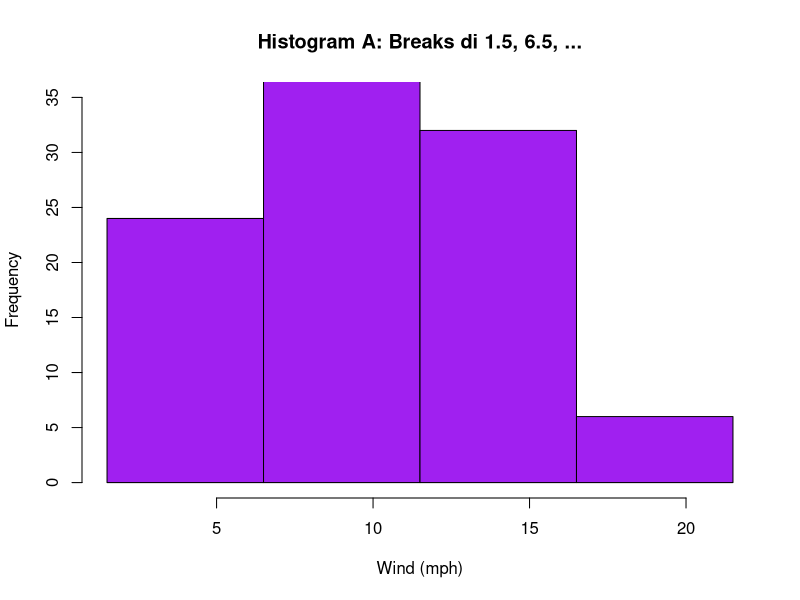
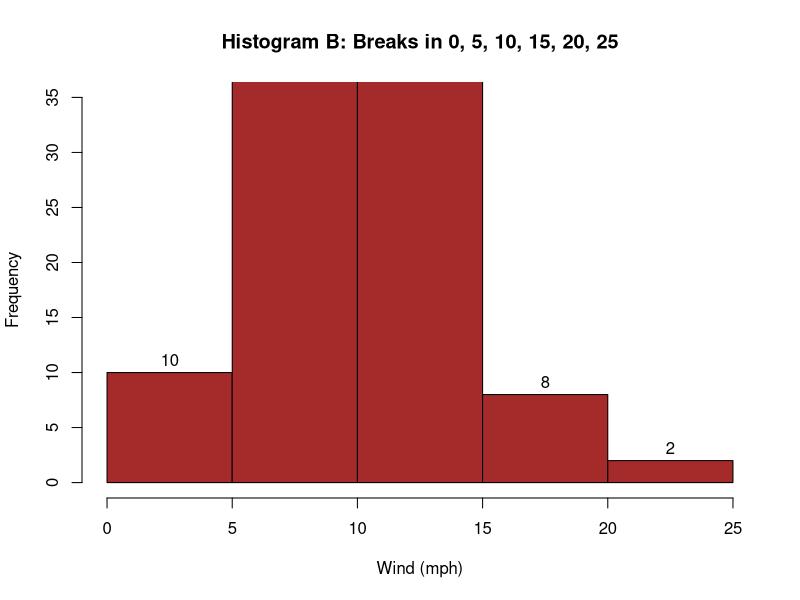
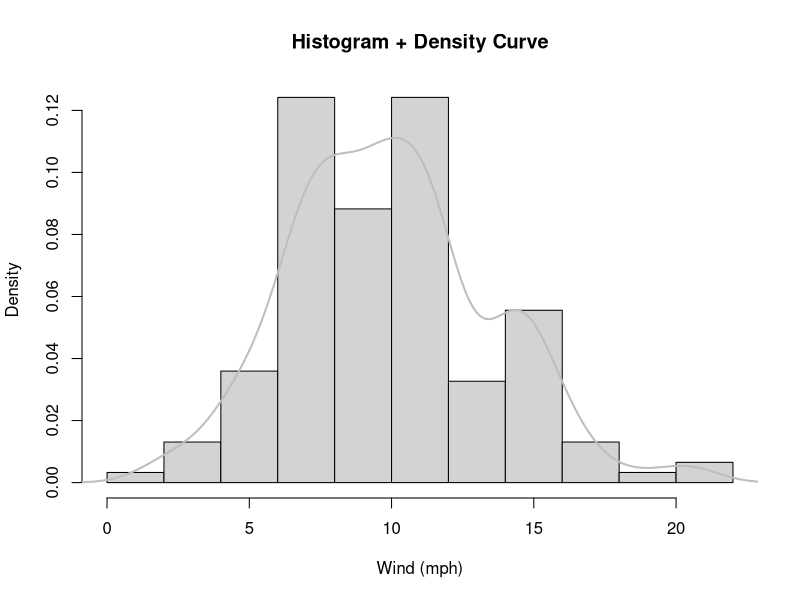
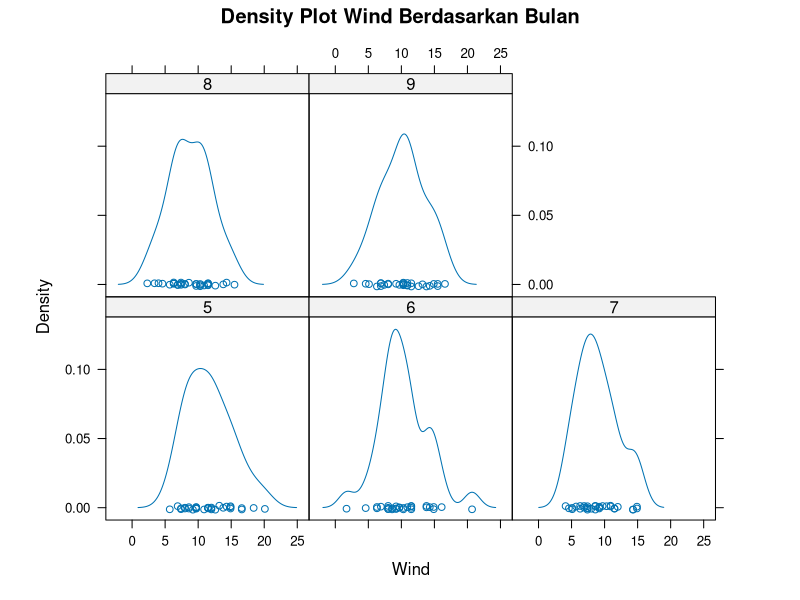
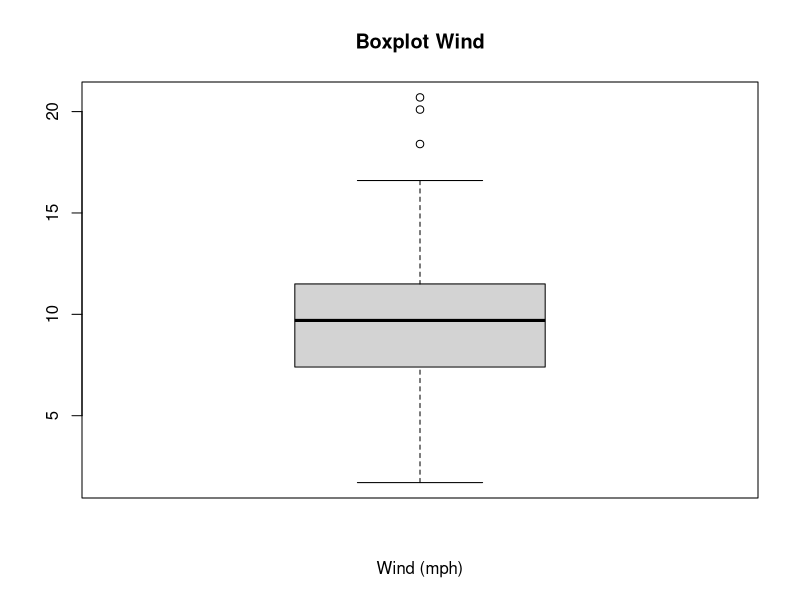
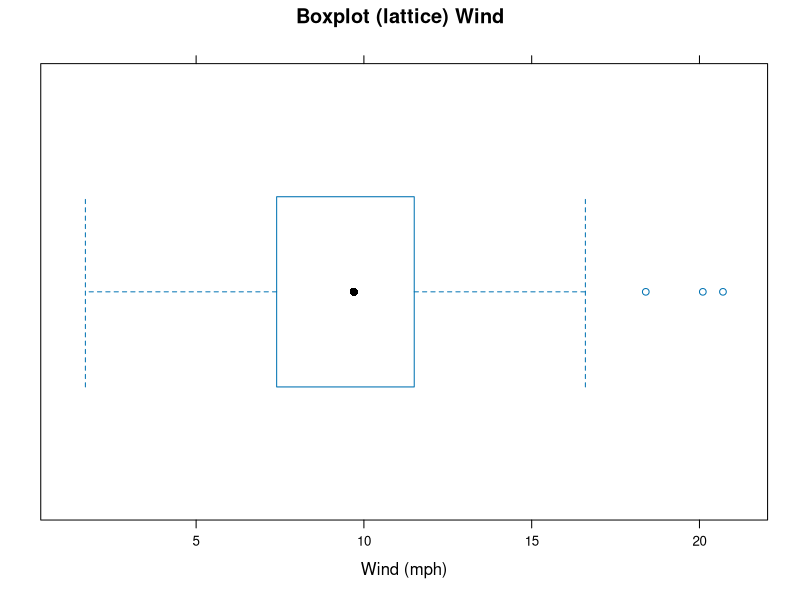
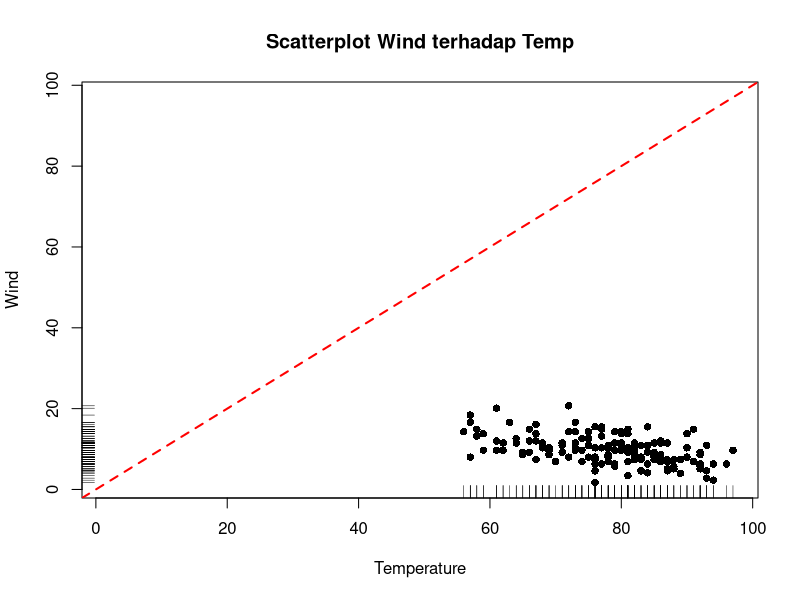
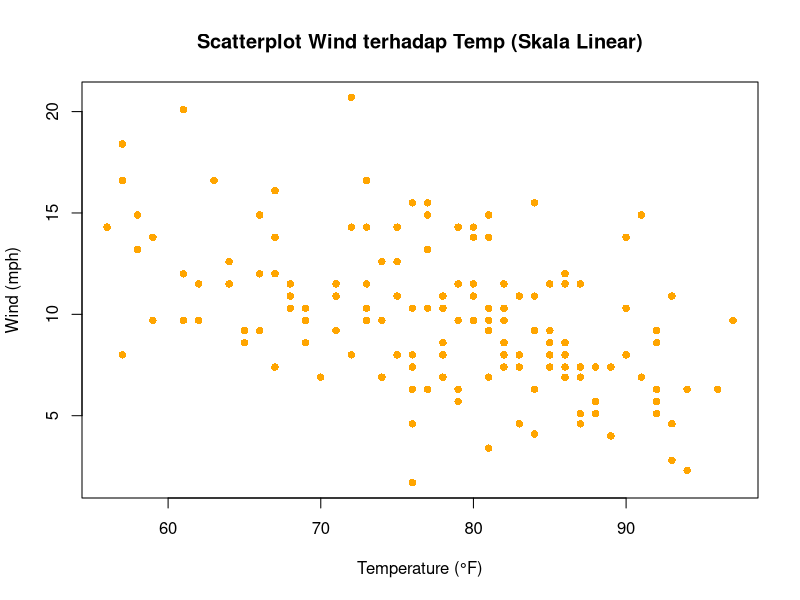

Recreate these plots in R, in order.
# Load dan Cek Data
data(airquality)
View(airquality)
str(airquality)


# 1. HISTOGRAM & DENSITY PLOT
# Histogram A
hist(airquality$Wind, 
     breaks = 1.5 + (0:4) * 5, 
     ylim = c(0, 35),
     col = "purple",
     xlab = "Wind (mph)", 
     main = "Histogram A: Breaks di 1.5, 6.5, ...")

#Histogram B
hist(airquality$Wind,
     breaks = c(0, 5, 10, 15, 20, 25),
     ylim = c(0, 35),
     labels = TRUE,
     col = "brown",
     xlab = "Wind (mph)",
     main = "Histogram B: Breaks in 0, 5, 10, 15, 20, 25")

# Estimasi kepadatan
dens <- density(airquality$Wind, na.rm = TRUE)

# Histogram + Density Curve
hist(airquality$Wind, 
     breaks = 0 + (0:11) * 2, 
     probability = TRUE, 
     xlab = "Wind (mph)", 
     main = "Histogram + Density Curve")
lines(dens, col = "grey", lwd = 2)

# Lattice Density Plot per Bulan
library(lattice)
densityplot(~ Wind | factor(Month), data = airquality,
            main = "Density Plot Wind Berdasarkan Bulan",
            xlab = "Wind",
            aspect = 1)


# 2. BOXPLOT
# Base R Boxplot
boxplot(airquality$Wind, horiz = TRUE, 
        main = "Boxplot Wind", 
        xlab = "Wind (mph)")

# Lattice Boxplot (Sudah Diperbaiki)
bwplot(~ Wind, data = airquality, 
       main = "Boxplot (lattice) Wind", 
       xlab = "Wind (mph)")


# 3. SCATTER PLOT
# Scatterplot dengan Rug Plot & Garis Acuan
xyrange <- range(c(airquality$Wind, airquality$Temp), na.rm = TRUE)

plot(Wind ~ Temp, data = airquality, 
     xlim = xyrange, ylim = xyrange, 
     pch = 16,
     main = "Scatterplot Wind terhadap Temp",
     xlab = "Temperature", 
     ylab = "Wind")
rug(airquality$Temp)
rug(airquality$Wind, side = 2)
abline(0, 1, col = "red", lwd = 2, lty = 2)

# Panel A: Skala Linear
plot(Wind ~ Temp, data = airquality, 
     xlab = "Temperature (°F)", 
     ylab = "Wind (mph)",
     main = "Scatterplot Wind terhadap Temp (Skala Linear)",
     pch = 16,
     col = "orange")

# Panel B: Skala Logaritmik
plot(log(Wind) ~ log(Temp), data = airquality,
     xlab = "log(Temperature)", 
     ylab = "log(Wind)",
     main = "Scatterplot Wind terhadap Temp (Skala Logaritmik)",
     pch = 16,
     col = "black")
